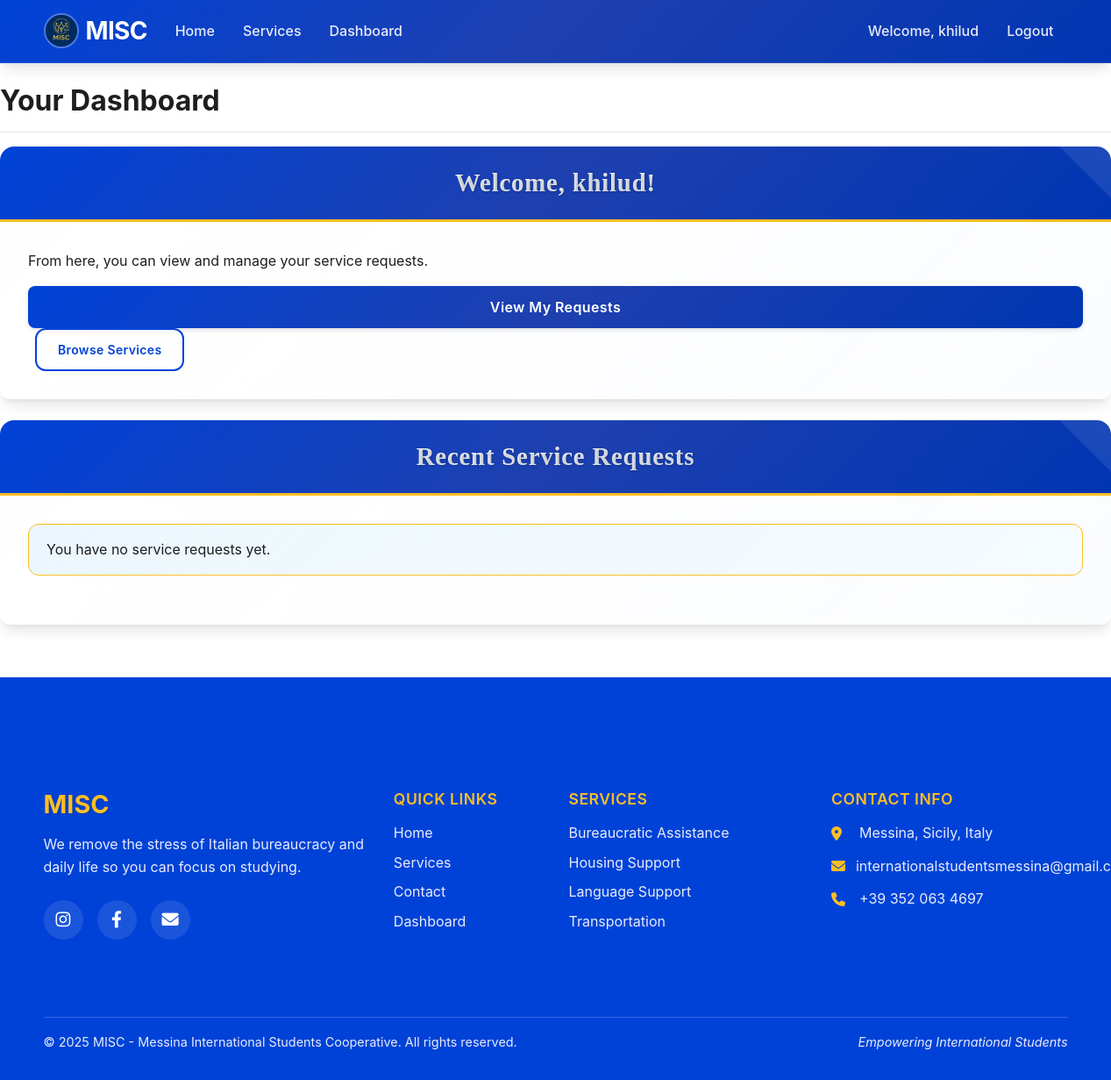
Before: /dashboard/ (signed in) with the older database file.
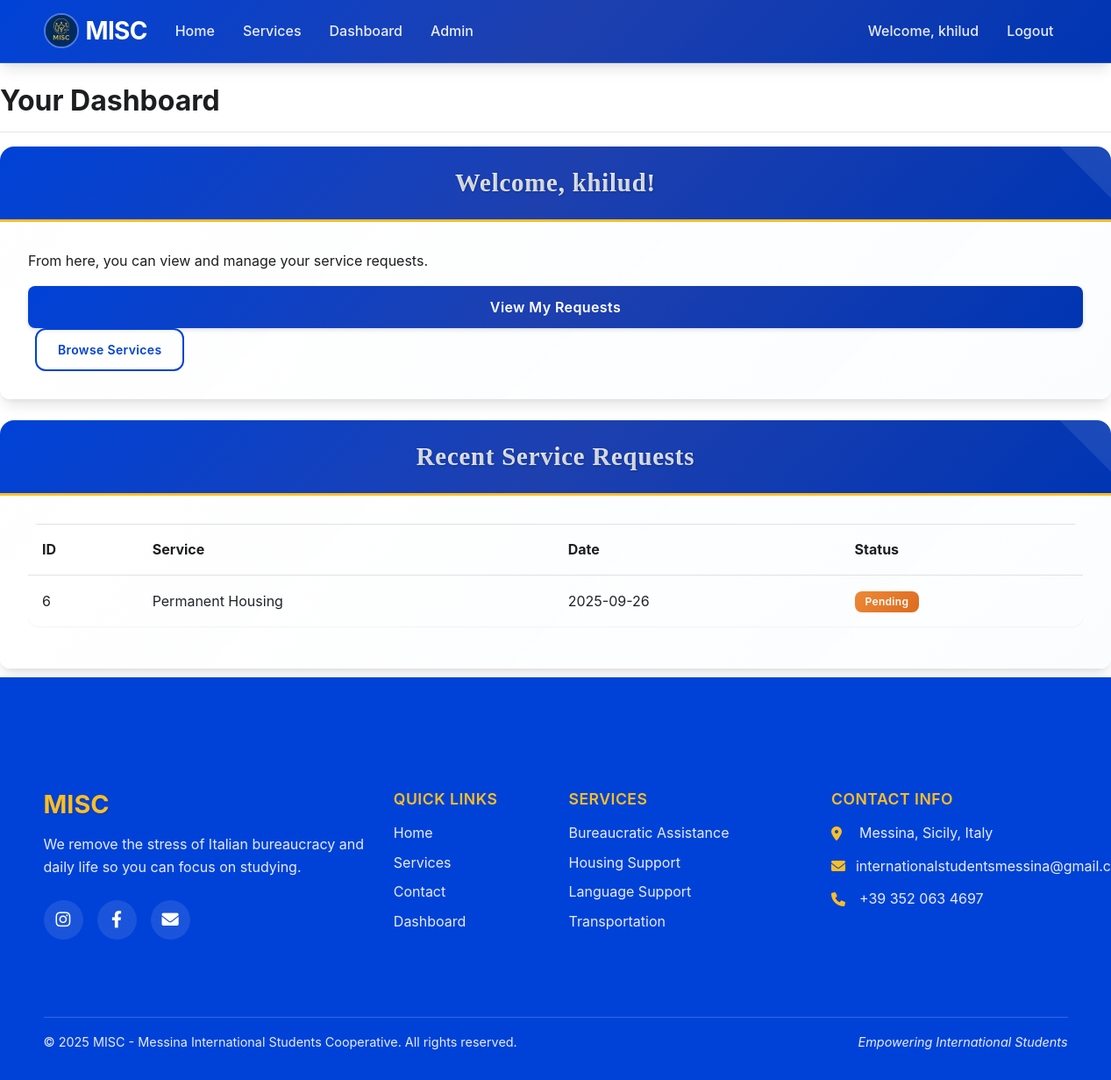
After: the same page with the newer database file.
### app/models.py (models this page shows, shortened)
class ServiceRequest(db.Model):
    id = db.Column(db.Integer, primary_key=True)
    user_id = db.Column(db.Integer, db.ForeignKey('user.id'))
    service_id = db.Column(db.Integer, db.ForeignKey('service.id'))
    status = db.Column(db.String(20), default='pending')  # pending, approved, completed, cancelled
    request_date = db.Column(db.DateTime, default=datetime.utcnow)
    completion_date = db.Column(db.DateTime, nullable=True)
    notes = db.Column(db.Text, nullable=True)

class Service(db.Model):
    id = db.Column(db.Integer, primary_key=True)
    name = db.Column(db.String(64), index=True)
    description = db.Column(db.Text)
    category = db.Column(db.String(50), nullable=False)
    subcategory = db.Column(db.String(50))
    price = db.Column(db.Float)
    is_available = db.Column(db.Boolean, default=True)
    requests = db.relationship('ServiceRequest', backref='service_type', lazy='dynamic')

### app/routes/dashboard.py (the view)
@dashboard.route('/')
@login_required
def index():
    requests = ServiceRequest.query.filter_by(user_id=current_user.id).all()
    return render_template('dashboard/index.html', requests=requests)

### app/models.py (called while the page is built)
@login_manager.user_loader
def load_user(id):
    return User.query.get(int(id))

### app/templates/dashboard/index.html (shortened to what this page needs)
{% extends "base.html" %}
{% block content %}
<div class="row">
    <div class="col-md-12">
        <h2>Your Dashboard</h2>
        <hr>
    </div>
</div>
<div class="row mb-4">
    <div class="col-md-12">
        <div class="card">
            <div class="card-header">
                <h4 class="mb-0">Welcome, {{ current_user.username }}!</h4>
            </div>
            <div class="card-body">
                <p>From here, you can view and manage your service requests.</p>
                <a href="{{ url_for('dashboard.requests') }}" class="btn btn-primary">View My Requests</a>
                <a href="{{ url_for('service.index') }}" class="btn btn-outline-primary ml-2">Browse Services</a>
            </div>
        </div>
    </div>
</div>
<div class="row">
    <div class="col-md-12">
        <div class="card">
            <div class="card-header">
                <h4 class="mb-0">Recent Service Requests</h4>
            </div>
            <div class="card-body">
                {% if requests %}
                <div class="table-responsive">
                    <table class="table table-hover">
                        <thead>
                            <tr>
                                <th>ID</th>
                                <th>Service</th>
                                <th>Date</th>
                                <th>Status</th>
                            </tr>
                        </thead>
                        <tbody>
                            {% for request in requests[:5] %}
                            <tr>
                                <td>{{ request.id }}</td>
                                <td>{{ request.service_type.name }}</td>
                                <td>{{ request.request_date.strftime('%Y-%m-%d') }}</td>
                                <td>
                                    {% if request.status == 'pending' %}
                                    <span class="badge badge-warning">Pending</span>
                                    {% elif request.status == 'approved' %}
                                    <span class="badge badge-primary">Approved</span>
                                    {% elif request.status == 'completed' %}
                                    <span class="badge badge-success">Completed</span>
                                    {% elif request.status == 'cancelled' %}
                                    <span class="badge badge-danger">Cancelled</span>
                                    {% endif %}
                                </td>
                            </tr>
                            {% endfor %}
                        </tbody>
                    </table>
                </div>
                {% else %}
                <div class="alert alert-info">You have no service requests yet.</div>
                {% endif %}
            </div>
        </div>
    </div>
</div>
{% endblock %}

### app/templates/base.html (shortened to what the changed rows need)
<!DOCTYPE html>
<html lang="en">
<head>
    <link rel="stylesheet" href="https://stackpath.bootstrapcdn.com/bootstrap/4.5.2/css/bootstrap.min.css">
    <link rel="stylesheet" href="https://cdnjs.cloudflare.com/ajax/libs/font-awesome/6.0.0/css/all.min.css">
    <link rel="stylesheet" href="{{ url_for('static', filename='css/style.css') }}">
</head>
<body>
    <div class="wrapper d-flex flex-column min-vh-100">
        <nav class="navbar navbar-expand-lg navbar-dark" style="background-color: #1800ad !important;">
            <div class="container">
                <div class="collapse navbar-collapse" id="navbarNav">
                    <ul class="navbar-nav mr-auto">
                        {% if current_user.is_authenticated %}
                        {% if current_user.is_admin %}
                        <li class="nav-item">
                            <a class="nav-link" href="{{ url_for('admin.index') }}">Admin</a>
                        </li>
                        {% endif %}
                        {% endif %}
                    </ul>
                </div>
            </div>
        </nav>
        <main class="flex-grow-1">
            {% block content %}{% endblock %}
        </main>
    </div>
</body>
</html>

Changed rows visible on the page:
changed User "khilud": is_admin False → True (drawn)
added ServiceRequest: id "6", service_type.name "Permanent Housing", request_date "2025-09-26", status "Pending"
Other visible differences:
text no longer shown: "You have no service requests yet."
text now shown: "Admin ID Service Date Status"
